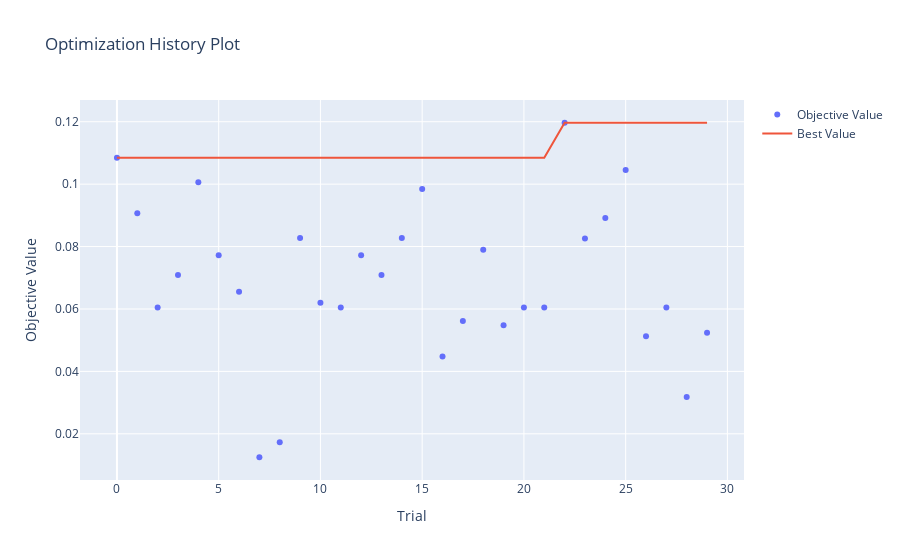

Notebook code for this chart:
### Code cell
optuna.visualization.plot_optimization_history(**{"study": study})

### Figure 1 — Plotly figure (JSON) as saved in the notebook; plotly's stock layout.template omitted (floating-point values rounded to 4 significant figures)
{"data": [{"mode": "markers", "name": "Objective Value", "type": "scatter", "x": [0, 1, 2, 3, 4, 5, 6, 7, 8, 9, 10, 11, 12, 13, 14, 15, 16, 17, 18, 19, 20, 21, 22, 23, 24, 25, 26, 27, 28, 29], "y": [0.1085, 0.09068, 0.06044, 0.07089, 0.1006, 0.07722, 0.06552, 0.01248, 0.01728, 0.08276, 0.06203, 0.06044, 0.07722, 0.07089, 0.08276, 0.09842, 0.04475, 0.05612, 0.07899, 0.05481, 0.06044, 0.06044, 0.1197, 0.08256, 0.08916, 0.1045, 0.05123, 0.06044, 0.03183, 0.05237]}, {"mode": "lines", "name": "Best Value", "type": "scatter", "x": [0, 1, 2, 3, 4, 5, 6, 7, 8, 9, 10, 11, 12, 13, 14, 15, 16, 17, 18, 19, 20, 21, 22, 23, 24, 25, 26, 27, 28, 29], "y": [0.1085, 0.1085, 0.1085, 0.1085, 0.1085, 0.1085, 0.1085, 0.1085, 0.1085, 0.1085, 0.1085, 0.1085, 0.1085, 0.1085, 0.1085, 0.1085, 0.1085, 0.1085, 0.1085, 0.1085, 0.1085, 0.1085, 0.1197, 0.1197, 0.1197, 0.1197, 0.1197, 0.1197, 0.1197, 0.1197]}, {"marker": {"color": "#cccccc"}, "mode": "markers", "name": "Infeasible Trial", "showlegend": false, "type": "scatter", "x": [], "y": []}], "layout": {"title": {"text": "Optimization History Plot"}, "xaxis": {"title": {"text": "Trial"}}, "yaxis": {"title": {"text": "Objective Value"}}}}
